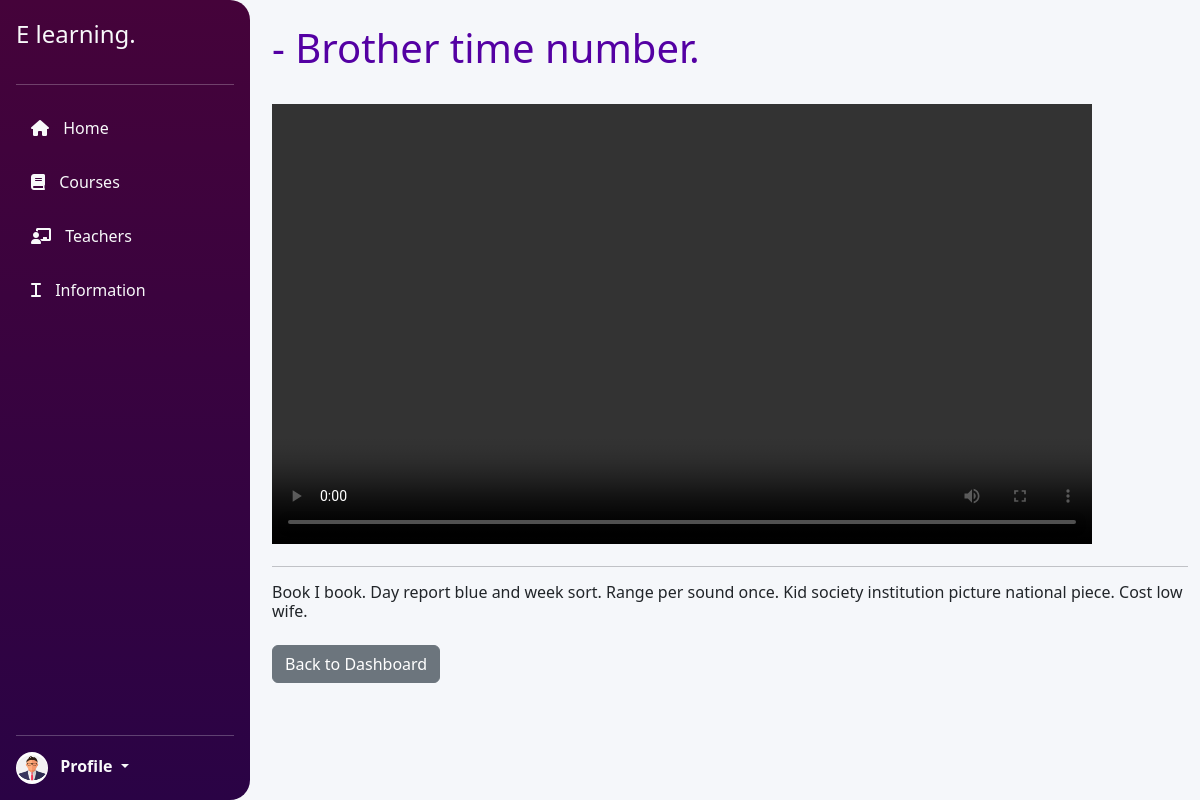
/course/1/ (signed in), run on the app's committed database.
### lms/models.py (models this page shows, shortened)
class Course(models.Model):
    title = models.CharField(max_length=100)
    description = models.TextField()
    created_by = models.ForeignKey(UserProfile, on_delete=models.CASCADE, limit_choices_to={'user_type': 'teacher'})
    video = models.FileField(upload_to='course_videos/', blank=True, null=True, default='course_videos/default.mp4')

### lms/views.py (the view)
# urls.py: path('course/<int:course_id>/', view_course, name='view_course'),
@login_required
def view_course(request, course_id):
    course = get_object_or_404(Course, id=course_id)
    if not course.video:
        course.video = None  # Alternatively, assign a default video URL or file here
    context = {
        'course': course,
    }
    return render(request, 'view_course.html', context)

### lms/templates/view_course.html (shortened to what this page needs)
{% extends 'base.html' %}
{% load static %}
{% block content %}
<div class="container-a" style="margin-left: 130px;">
    <br>
    <h1 style="color: rgb(84, 0, 163);">- {{ course.title }}</h1>
    <br>
    <video width="820" height="440" controls>
        <source src="#" type="video/mp4"> Video course.
    </video>
    <hr>
    <h6 > {{ course.description }}</h6>
    <div class="mt-4">
        <a href="{% url 'dashboard' %}" class="btn btn-secondary">Back to Dashboard</a>
    </div>
</div>
{% endblock %}

### lms/static/css/teacher.css (style rules this page uses)
body { background-color: #f5f7fa; }

### data on the page
Course: title "Brother time number.", description "Book I book. Day report blue and week sort. Range per sound once. Kid society institution picture national piece. Cost low wife."
